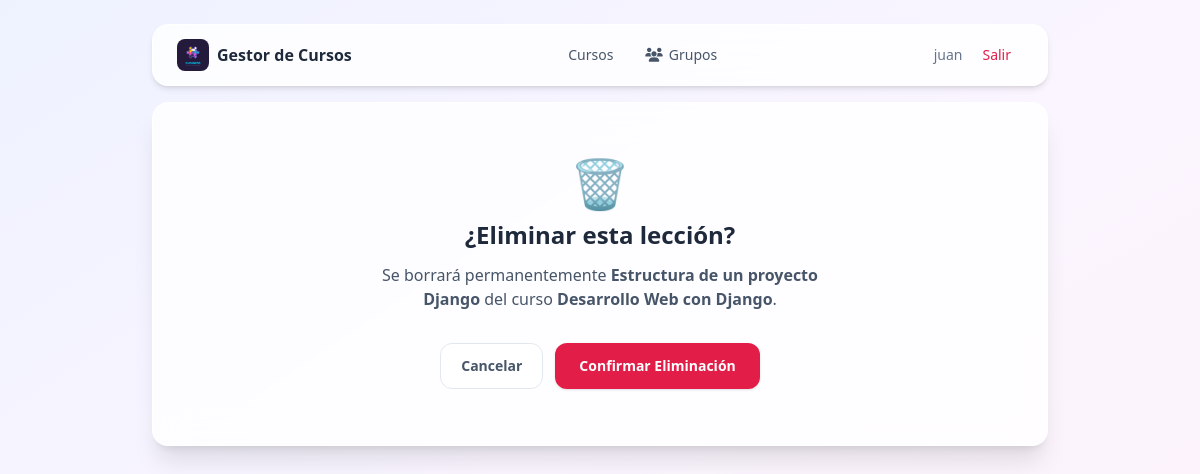
The app's page /leccion/2/eliminar/ (signed in) with its own data.
### gestor/models.py (models this page shows, shortened)
class Leccion(models.Model):
    ESTADO_CHOICES = [
        ('Borrador', 'Borrador'),
        ('Publicado', 'Publicado'),
    ]
    curso = models.ForeignKey(Curso, on_delete=models.CASCADE, related_name='lecciones')
    titulo = models.CharField(max_length=200, verbose_name="Título")
    contenido = models.TextField(verbose_name="Contenido")
    duracion = models.PositiveIntegerField(help_text="Duración en minutos", verbose_name="Duración (min)")
    estado = models.CharField(max_length=20, choices=ESTADO_CHOICES, default='Borrador')
    fecha_creacion = models.DateTimeField(auto_now_add=True)

class Curso(models.Model):
    NIVEL_CHOICES = [
        ('Principiante', 'Principiante'),
        ('Intermedio', 'Intermedio'),
        ('Avanzado', 'Avanzado'),
    ]
    titulo = models.CharField(max_length=200, verbose_name="Título")
    descripcion = models.TextField(verbose_name="Descripción")
    nivel = models.CharField(max_length=20, choices=NIVEL_CHOICES, default='Principiante')
    imagen = models.ImageField(upload_to='cursos/', blank=True, null=True, verbose_name="Imagen")
    fecha_creacion = models.DateTimeField(auto_now_add=True)

### gestor/views.py (the view)
# urls.py: path('leccion/<int:pk>/eliminar/', views.eliminar_leccion, name='eliminar_leccion'),
@login_required
def eliminar_leccion(request, pk):
    leccion = get_object_or_404(Leccion, pk=pk)
    curso = leccion.curso
    if request.method == 'POST':
        leccion.delete()
        messages.success(request, "Lección eliminada.")
        return redirect('detalle_curso', pk=curso.pk)
    return render(request, 'leccion_confirmar_eliminacion.html', {'leccion': leccion, 'curso': curso})

### gestor/templates/leccion_confirmar_eliminacion.html (shortened to what this page needs)
{% extends 'layouts/base.html' %}
{% block content %}
<div class="max-w-md mx-auto text-center py-6">
    <span class="text-5xl block mb-3">🗑️</span>
    <h1 class="text-2xl font-bold text-slate-800">¿Eliminar esta lección?</h1>
    <p class="text-slate-600 mt-3">
        Se borrará permanentemente <strong>{{ leccion.titulo }}</strong> del curso <strong>{{ curso.titulo }}</strong>.
    </p>
    <form method="post" class="mt-8 flex flex-col sm:flex-row gap-3 justify-center">
        <a href="{% url 'detalle_curso' curso.pk %}"
           class="px-5 py-3 text-sm font-semibold text-slate-600 bg-white border border-slate-200 rounded-xl hover:border-purple-300">Cancelar</a>
        <button type="submit" class="px-6 py-3 text-sm font-semibold text-white bg-rose-600 hover:bg-rose-700 rounded-xl shadow">
            Confirmar Eliminación
        </button>
    </form>
</div>
{% endblock %}

### gestor/templates/layouts/base.html (shortened to what this page needs)
{% load static %}
<!DOCTYPE html>
<html lang="es">
<head>
    <script src="https://cdn.tailwindcss.com"></script>
    <link rel="stylesheet" href="https://cdnjs.cloudflare.com/ajax/libs/font-awesome/6.5.1/css/all.min.css">
</head>
<body class="bg-gradient-to-br from-indigo-50 via-purple-50 to-pink-50 min-h-screen p-4 md:p-6">
    <nav
        class="w-full max-w-4xl mx-auto mb-4 bg-white/80 backdrop-blur-lg rounded-2xl shadow-md border border-white px-4 md:px-6 py-3 flex flex-wrap items-center justify-between gap-2">
        <a href="{% url 'home' %}"
            class="flex items-center gap-2 font-bold text-slate-800 hover:text-indigo-600 transition">
            <span class="inline-flex items-center justify-center w-8 h-8 rounded-lg overflow-hidden">
                <img src="{% static 'img/logo.jpg' %}" alt="logo">
            </span>
            <span class="hidden sm:inline">Gestor de Cursos</span>
        </a>
        <div class="flex items-center gap-1 sm:gap-2">
            <a href="{% url 'cursos' %}"
                class="px-3 py-2 text-sm font-medium text-slate-600 hover:text-indigo-600 hover:bg-indigo-50 rounded-lg transition">
                Cursos
            </a>
            {% if user.is_staff %}
            <a href="{% url 'grupos' %}"
                class="inline-flex items-center gap-1.5 px-3 py-2 text-sm font-medium text-slate-600 hover:text-indigo-600 hover:bg-indigo-50 rounded-lg transition">
                <i class="fa-solid fa-users" aria-hidden="true"></i>
                <span class="hidden sm:inline">Grupos</span>
            </a>
            {% endif %}
        </div>
        <div class="flex items-center gap-2">
            {% if user.is_authenticated %}
            <span class="hidden md:inline text-sm text-slate-500">
                {{ user.get_full_name|default:user.username }}
            </span>
            <form action="{% url 'logout' %}" method="post">
                <button type="submit"
                    class="px-3 py-2 text-sm font-medium text-rose-600 hover:bg-rose-50 rounded-lg transition">
                    Salir
                </button>
            </form>
            {% endif %}
        </div>
    </nav>
    <main
        class="w-full max-w-4xl mx-auto bg-white/80 backdrop-blur-lg rounded-2xl shadow-xl border border-white p-6 md:p-8">
        {% block content %}
        {% endblock %}
    </main>
</body>
</html>

### records on screen
Leccion: titulo "Estructura de un proyecto Django"
Curso: titulo "Desarrollo Web con Django"

### other values on screen
{{ user.get_full_name|default:user.username }} "juan"
